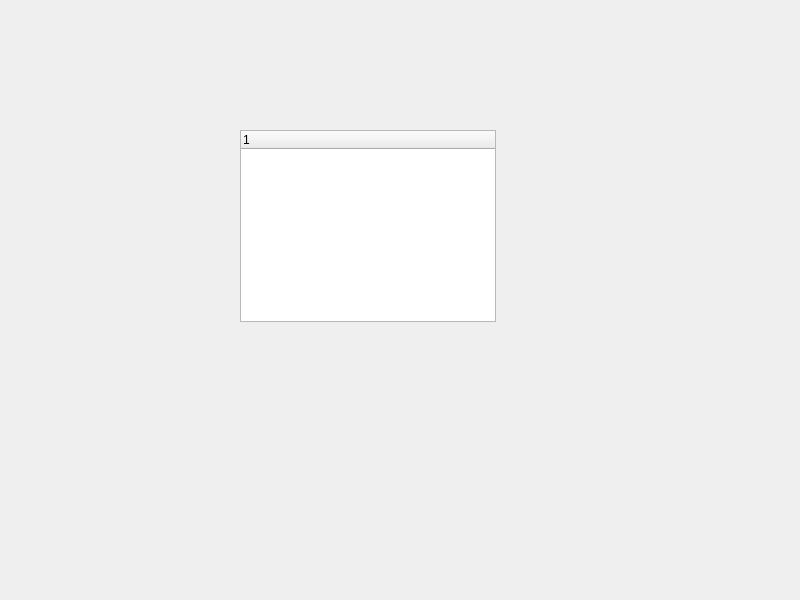
<?xml version="1.0" encoding="UTF-8"?>
<ui version="4.0">
 <class>Widget</class>
 <widget class="QWidget" name="Widget">
  <property name="geometry">
   <rect>
    <x>0</x>
    <y>0</y>
    <width>800</width>
    <height>600</height>
   </rect>
  </property>
  <property name="windowTitle">
   <string>Widget</string>
  </property>
  <widget class="QTreeWidget" name="treeWidget">
   <property name="geometry">
    <rect>
     <x>240</x>
     <y>130</y>
     <width>256</width>
     <height>192</height>
    </rect>
   </property>
   <column>
    <property name="text">
     <string notr="true">1</string>
    </property>
   </column>
  </widget>
 </widget>
 <resources/>
 <connections/>
</ui>
